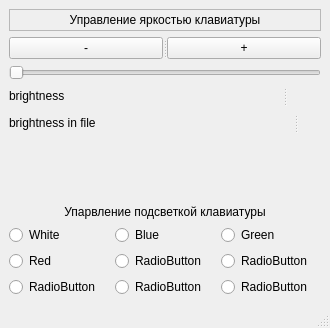
<?xml version="1.0" encoding="UTF-8"?>
<ui version="4.0">
 <class>MainWindow</class>
 <widget class="QMainWindow" name="MainWindow">
  <property name="geometry">
   <rect>
    <x>0</x>
    <y>0</y>
    <width>330</width>
    <height>328</height>
   </rect>
  </property>
  <property name="windowTitle">
   <string>MainWindow</string>
  </property>
  <widget class="QWidget" name="centralwidget">
   <layout class="QVBoxLayout" name="verticalLayout">
    <item>
     <widget class="QLabel" name="label">
      <property name="sizePolicy">
       <sizepolicy hsizetype="Preferred" vsizetype="Fixed">
        <horstretch>0</horstretch>
        <verstretch>0</verstretch>
       </sizepolicy>
      </property>
      <property name="focusPolicy">
       <enum>Qt::FocusPolicy::WheelFocus</enum>
      </property>
      <property name="frameShape">
       <enum>QFrame::Shape::StyledPanel</enum>
      </property>
      <property name="lineWidth">
       <number>-2</number>
      </property>
      <property name="midLineWidth">
       <number>-2</number>
      </property>
      <property name="text">
       <string>Управление яркостью клавиатуры</string>
      </property>
      <property name="alignment">
       <set>Qt::AlignmentFlag::AlignHCenter|Qt::AlignmentFlag::AlignTop</set>
      </property>
     </widget>
    </item>
    <item>
     <widget class="QSplitter" name="splitter">
      <property name="orientation">
       <enum>Qt::Orientation::Horizontal</enum>
      </property>
      <widget class="QPushButton" name="pushButton">
       <property name="text">
        <string>-</string>
       </property>
      </widget>
      <widget class="QPushButton" name="pushButton_2">
       <property name="text">
        <string>+</string>
       </property>
      </widget>
     </widget>
    </item>
    <item>
     <widget class="QSlider" name="horizontalSlider">
      <property name="orientation">
       <enum>Qt::Orientation::Horizontal</enum>
      </property>
     </widget>
    </item>
    <item>
     <widget class="QSplitter" name="splitter_2">
      <property name="orientation">
       <enum>Qt::Orientation::Horizontal</enum>
      </property>
      <widget class="QLabel" name="label_3">
       <property name="text">
        <string>brightness</string>
       </property>
      </widget>
      <widget class="QLabel" name="label_4">
       <property name="text">
        <string/>
       </property>
      </widget>
     </widget>
    </item>
    <item>
     <widget class="QSplitter" name="splitter_3">
      <property name="orientation">
       <enum>Qt::Orientation::Horizontal</enum>
      </property>
      <widget class="QLabel" name="label_5">
       <property name="sizePolicy">
        <sizepolicy hsizetype="Fixed" vsizetype="Preferred">
         <horstretch>0</horstretch>
         <verstretch>0</verstretch>
        </sizepolicy>
       </property>
       <property name="text">
        <string>brightness in file</string>
       </property>
      </widget>
      <widget class="QLabel" name="label_6">
       <property name="text">
        <string/>
       </property>
      </widget>
     </widget>
    </item>
    <item>
     <widget class="QLabel" name="label_7">
      <property name="text">
       <string/>
      </property>
     </widget>
    </item>
    <item>
     <spacer name="verticalSpacer">
      <property name="orientation">
       <enum>Qt::Orientation::Vertical</enum>
      </property>
      <property name="sizeType">
       <enum>QSizePolicy::Policy::Fixed</enum>
      </property>
      <property name="sizeHint" stdset="0">
       <size>
        <width>20</width>
        <height>40</height>
       </size>
      </property>
     </spacer>
    </item>
    <item>
     <widget class="QLabel" name="label_2">
      <property name="sizePolicy">
       <sizepolicy hsizetype="Preferred" vsizetype="Fixed">
        <horstretch>0</horstretch>
        <verstretch>0</verstretch>
       </sizepolicy>
      </property>
      <property name="baseSize">
       <size>
        <width>0</width>
        <height>24</height>
       </size>
      </property>
      <property name="text">
       <string>Упарвление подсветкой клавиатуры</string>
      </property>
      <property name="alignment">
       <set>Qt::AlignmentFlag::AlignCenter</set>
      </property>
     </widget>
    </item>
    <item>
     <layout class="QGridLayout" name="gridLayout">
      <item row="2" column="2">
       <widget class="QRadioButton" name="radioButton_6">
        <property name="text">
         <string>RadioButton</string>
        </property>
       </widget>
      </item>
      <item row="2" column="1">
       <widget class="QRadioButton" name="radioButton_5">
        <property name="text">
         <string>RadioButton</string>
        </property>
       </widget>
      </item>
      <item row="2" column="0">
       <widget class="QRadioButton" name="radioButton_4">
        <property name="text">
         <string>RadioButton</string>
        </property>
       </widget>
      </item>
      <item row="0" column="0">
       <widget class="QRadioButton" name="radioButton_3">
        <property name="text">
         <string>White</string>
        </property>
       </widget>
      </item>
      <item row="0" column="2">
       <widget class="QRadioButton" name="radioButton_2">
        <property name="text">
         <string>Green</string>
        </property>
       </widget>
      </item>
      <item row="0" column="1">
       <widget class="QRadioButton" name="radioButton">
        <property name="text">
         <string>Blue</string>
        </property>
       </widget>
      </item>
      <item row="1" column="0">
       <widget class="QRadioButton" name="radioButton_7">
        <property name="text">
         <string>Red</string>
        </property>
       </widget>
      </item>
      <item row="1" column="1">
       <widget class="QRadioButton" name="radioButton_8">
        <property name="text">
         <string>RadioButton</string>
        </property>
       </widget>
      </item>
      <item row="1" column="2">
       <widget class="QRadioButton" name="radioButton_9">
        <property name="text">
         <string>RadioButton</string>
        </property>
       </widget>
      </item>
     </layout>
    </item>
   </layout>
  </widget>
  <widget class="QMenuBar" name="menubar">
   <property name="geometry">
    <rect>
     <x>0</x>
     <y>0</y>
     <width>330</width>
     <height>21</height>
    </rect>
   </property>
  </widget>
  <widget class="QStatusBar" name="statusbar"/>
 </widget>
 <resources/>
 <connections/>
</ui>
